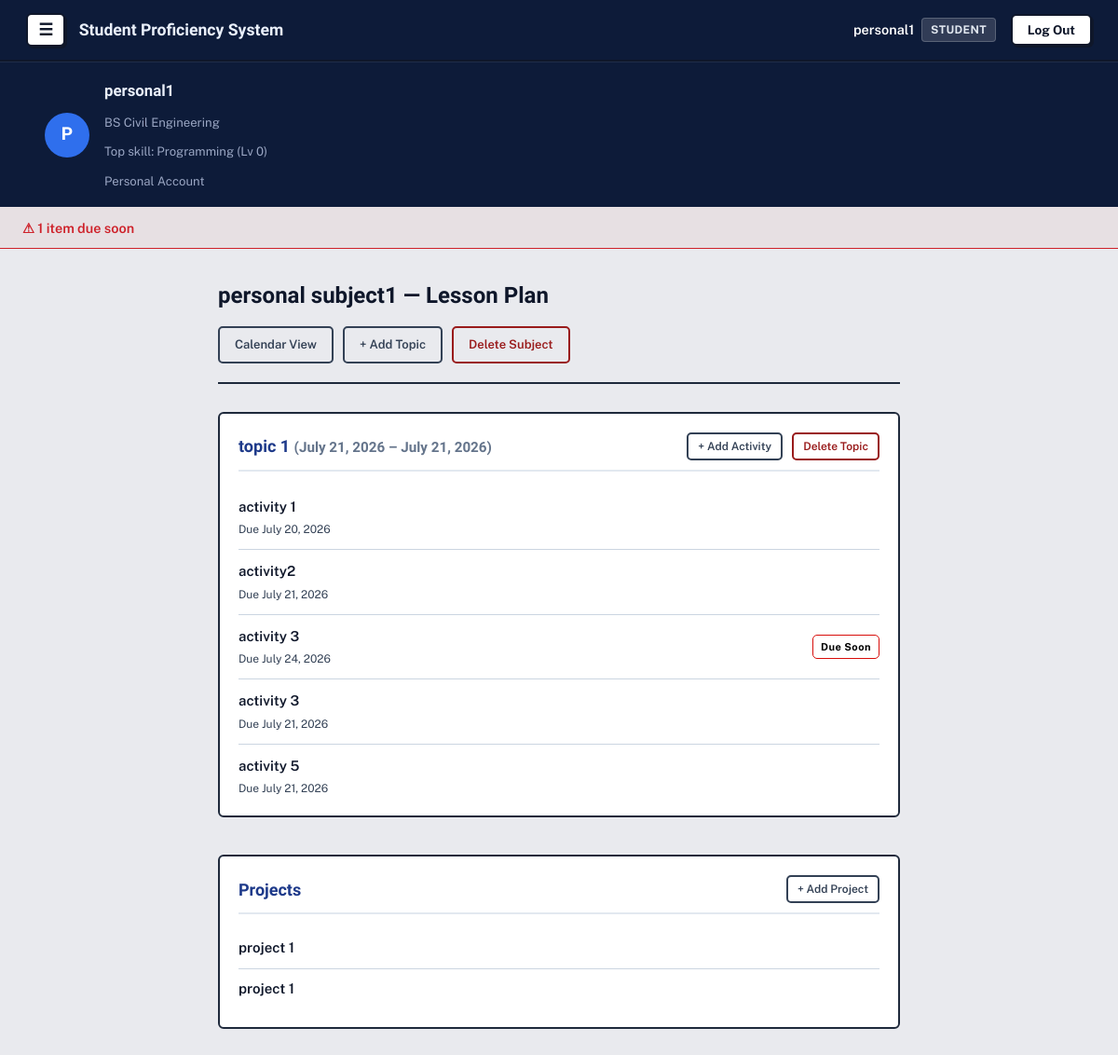
/tracker/6/ (signed in), run on the app's committed database.
### accounts/models.py (models this page shows, shortened)
class Profile(models.Model):
    ROLE_CHOICES = [
        ('student', 'Student'),
        ('teacher', 'Teacher'),
    ]
    MODE_CHOICES = [
        ('personal', 'Personal'),
        ('professional', 'Professional'),
    ]
    user = models.OneToOneField(
        User, on_delete=models.CASCADE, related_name='profile')
    role = models.CharField(max_length=10, choices=ROLE_CHOICES)
    mode = models.CharField(
        max_length=15, choices=MODE_CHOICES, blank=True, null=True)
    course = models.ForeignKey(
        Course, on_delete=models.SET_NULL, null=True, blank=True)
    @property
    def is_manager(self):
        return self.role == 'teacher' or self.mode == 'personal'

### avatar/models.py (models this page shows, shortened)
class Course(models.Model):
    name = models.CharField(max_length=100)

class StudentSkill(models.Model):
    student = models.ForeignKey(
        User, on_delete=models.CASCADE, related_name='skills')
    skill = models.ForeignKey(Skill, on_delete=models.CASCADE)
    points = models.PositiveIntegerField(default=0)
    class Meta:
        unique_together = ('student', 'skill')
    @property
    def level(self):
        return self.points // 100

class Skill(models.Model):
    CATEGORY_CHOICES = [
        ('general', 'General Education'),
        ('course', 'Course-Specific'),
        ('broad', 'Broad (Non-College)'),
    ]
    name = models.CharField(max_length=100)
    description = models.TextField(blank=True)
    category = models.CharField(
        max_length=10, choices=CATEGORY_CHOICES, default='course')
    course = models.ForeignKey(
        Course, on_delete=models.CASCADE, null=True, blank=True, related_name='skills')

### tracker/models.py (models this page shows, shortened)
class Subject(models.Model):
    name = models.CharField(max_length=100)
    teacher = models.ForeignKey(
        User, on_delete=models.CASCADE, related_name='subjects_taught')
    students = models.ManyToManyField(
        User, related_name='subjects_enrolled', blank=True)

class Topic(models.Model):
    lesson_plan = models.ForeignKey(
        LessonPlan, on_delete=models.CASCADE, related_name='topics')
    title = models.CharField(max_length=200)
    start_date = models.DateField()
    end_date = models.DateField()

class Activity(models.Model):
    topic = models.ForeignKey(
        Topic, on_delete=models.CASCADE, related_name='activities')
    title = models.CharField(max_length=200)
    instructions = models.TextField(blank=True)
    deadline = models.DateField()
    created_at = models.DateTimeField(auto_now_add=True)
    @property
    def due_soon(self):
        return 0 <= (self.deadline - timezone.now().date()).days <= 3

class Project(models.Model):
    subject = models.ForeignKey(
        Subject, on_delete=models.CASCADE, related_name='projects')
    title = models.CharField(max_length=200)
    description = models.TextField(blank=True)
    deadline = models.DateField(null=True, blank=True)
    created_at = models.DateTimeField(auto_now_add=True)

### tracker/views.py (the view)
# urls.py: path('<int:subject_id>/', views.lesson_plan_view, name='lesson_plan_view'),
@login_required
def lesson_plan_view(request, subject_id):
    subject = get_object_or_404(Subject, id=subject_id)
    topics = subject.lesson_plan.topics.all().order_by('start_date')
    activity_ids = Activity.objects.filter(
        topic__lesson_plan__subject=subject).values_list('id', flat=True)
    completed_activity_ids = set(
        ActivityCompletion.objects.filter(
            student=request.user, activity_id__in=activity_ids).values_list('activity_id', flat=True)
    )
    return render(request, 'tracker/lesson_plan.html', {
        'subject': subject, 'topics': topics, 'completed_activity_ids': completed_activity_ids
    })

### accounts/context_processors.py (called while the page is built)
def profile_banner(request):
    if not request.user.is_authenticated or request.user.profile.role != 'student':
        return {}
    top_skill = request.user.skills.order_by('-points').first()
    return {'top_skill': top_skill}

### tracker/templates/tracker/lesson_plan.html (shortened to what this page needs)
{% extends 'base.html' %}
{% block content %}
<div class="lesson-plan-container">
    <div class="lesson-header">
        <h2>{{ subject.name }} — Lesson Plan</h2>
        <div class="manager-actions">
            <a href="{% url 'calendar_view' subject.id %}" class="btn-secondary">Calendar View</a>
            {% if user.profile.is_manager %}
            <a href="{% url 'add_topic' subject.id %}" class="btn-secondary">+ Add Topic</a>
            <a href="{% url 'delete_subject' subject.id %}" class="btn-secondary"
                style="color:#991B1B; border-color:#991B1B;">Delete Subject</a>
            {% endif %}
        </div>
    </div>
    {% for topic in topics %}
    <div class="topic-card">
        <div class="topic-header">
            <h3>{{ topic.title }} <span class="muted-note">({{ topic.start_date }} – {{ topic.end_date }})</span></h3>
            <div class="manager-actions">
                {% if user.profile.is_manager %}
                <a href="{% url 'add_activity' topic.id %}" class="btn-sm">+ Add Activity</a>
                <a href="{% url 'delete_topic' topic.id %}" class="btn-sm"
                    style="color:#991B1B; border-color:#991B1B;">Delete Topic</a>
                {% endif %}
            </div>
        </div>
        <ul class="activity-list">
            {% for activity in topic.activities.all %}
            <li class="activity-item">
                <div class="activity-details">
                    <a href="{% url 'activity_detail' activity.id %}" class="activity-title">{{ activity.title }}</a>
                    <span class="activity-deadline">Due {{ activity.deadline }}</span>
                </div>
                <div class="activity-status">
                    {% if activity.id in completed_activity_ids %}
                    <span class="badge badge-success">Completed</span>
                    {% elif activity.due_soon %}
                    <span class="badge badge-warning">Due Soon</span>
                    {% endif %}
                </div>
            </li>
            {% empty %}
            <li class="empty-state-sm">No activities yet.</li>
            {% endfor %}
        </ul>
    </div>
    {% empty %}
    <p class="empty-state-sm">No topics added yet.</p>
    {% endfor %}
    <div class="projects-section">
        <div class="projects-header">
            <h3>Projects</h3>
            {% if user.profile.is_manager %}
            <a href="{% url 'add_project' subject.id %}" class="btn-sm">+ Add Project</a>
            {% endif %}
        </div>
        <ul class="project-list">
            {% for project in subject.projects.all %}
            <li class="project-item">
                <a href="{% url 'project_detail' project.id %}">{{ project.title }}</a>
            </li>
            {% empty %}
            <li class="empty-state-sm">No projects yet.</li>
            {% endfor %}
        </ul>
    </div>
</div>
{% endblock %}

### templates/base.html (shortened to what this page needs)
{% load static %}
<!DOCTYPE html>
<html lang="en">
<head>
    <link rel="stylesheet" href="{% static 'css/style.css' %}">
</head>
<body>
    <nav class="navbar">
        <div class="navbar-left">
            {% if user.is_authenticated %}
            <button id="menuToggle" class="menu-btn" aria-label="Menu">☰</button>
            {% endif %}
            <span class="brand">Student Proficiency System</span>
        </div>
        <div class="navbar-right">
            {% if user.is_authenticated %}
            <div class="user-badge">
                <span class="user-name">{{ user.username }}</span>
                <span class="role-pill">{{ user.profile.role|capfirst }}</span>
            </div>
            <form method="post" action="{% url 'logout' %}" class="logout-form">
                <button type="submit" class="btn-logout">Log Out</button>
            </form>
            {% else %}
            <a href="{% url 'login' %}" class="btn-auth">Log In</a>
            <a href="{% url 'signup' %}" class="btn-auth btn-signup">Sign Up</a>
            {% endif %}
        </div>
    </nav>
    {% if user.is_authenticated and user.profile.role == 'student' %}
    <div class="profile-banner">
        <div class="profile-banner-inner">
            <div class="profile-avatar-circle">{{ user.username|slice:":1"|upper }}</div>
            <div class="profile-info">
                <div class="profile-name">{{ user.username }}</div>
                <div class="profile-line">
                    {% if user.profile.course %}{{ user.profile.course.name }}{% else %}No course{% endif %}
                </div>
                <div class="profile-line">
                    {% if top_skill %}Top skill: {{ top_skill.skill.name }} (Lv {{ top_skill.level }}){% else %}No skills yet{% endif %}
                </div>
                <div class="profile-line">
                    {% if user.profile.mode == 'personal' %}Personal Account{% else %}Professional Account{% endif %}
                </div>
            </div>
        </div>
    </div>
    {% endif %}
    {% if reminder_count %}
    <div class="reminder-bar">
        <a href="{% url 'task_list' %}" class="reminder-btn">⚠ {{ reminder_count }} item{{ reminder_count|pluralize }} due soon</a>
    </div>
    {% endif %}
    <main class="page">
        {% block content %}
        {% endblock %}
    </main>
</body>
</html>

### data on the page
StudentSkill: skill.name "Programming", level "0"
Subject: name "personal subject1"
Topic: title "topic 1", start_date "July 21, 2026", end_date "July 21, 2026"
Activity: title "activity 1", deadline "July 20, 2026"
Activity: title "activity2", deadline "July 21, 2026"
Activity: title "activity 3", deadline "July 24, 2026", shows "Due Soon"
Activity: title "activity 3", deadline "July 21, 2026"
Activity: title "activity 5", deadline "July 21, 2026"
Project: title "project 1"
Project: title "project 1"

### other printed values
{{ user.username }} "personal1"
{{ user.profile.role|capfirst }} "STUDENT"
{{ user.username|slice:":1"|upper }} "P"
{{ user.profile.course.name }} "BS Civil Engineering"
{{ reminder_count }} "1"
